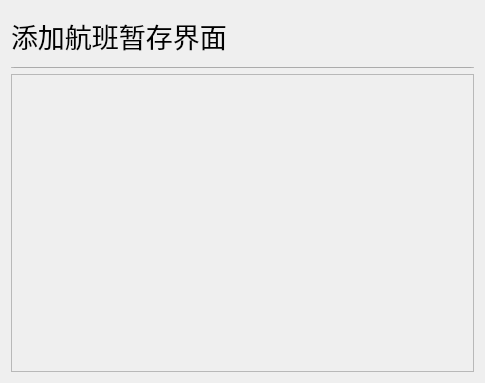
<?xml version="1.0" encoding="UTF-8"?>
<ui version="4.0">
 <class>FlightSaveWidget</class>
 <widget class="QWidget" name="FlightSaveWidget">
  <property name="geometry">
   <rect>
    <x>0</x>
    <y>0</y>
    <width>485</width>
    <height>383</height>
   </rect>
  </property>
  <property name="windowTitle">
   <string>Form</string>
  </property>
  <layout class="QVBoxLayout" name="verticalLayout">
   <item>
    <widget class="QLabel" name="label">
     <property name="minimumSize">
      <size>
       <width>0</width>
       <height>50</height>
      </size>
     </property>
     <property name="maximumSize">
      <size>
       <width>16777215</width>
       <height>16777215</height>
      </size>
     </property>
     <property name="font">
      <font>
       <family>等线</family>
       <pointsize>20</pointsize>
      </font>
     </property>
     <property name="text">
      <string>添加航班暂存界面</string>
     </property>
    </widget>
   </item>
   <item>
    <widget class="QPushButton" name="pushButton">
     <property name="maximumSize">
      <size>
       <width>16777215</width>
       <height>1</height>
      </size>
     </property>
     <property name="focusPolicy">
      <enum>Qt::NoFocus</enum>
     </property>
     <property name="text">
      <string/>
     </property>
    </widget>
   </item>
   <item>
    <widget class="QScrollArea" name="scrollArea">
     <property name="widgetResizable">
      <bool>true</bool>
     </property>
     <widget class="QWidget" name="scrollAreaWidgetContents">
      <property name="geometry">
       <rect>
        <x>0</x>
        <y>0</y>
        <width>461</width>
        <height>294</height>
       </rect>
      </property>
     </widget>
    </widget>
   </item>
  </layout>
 </widget>
 <resources/>
 <connections/>
</ui>
